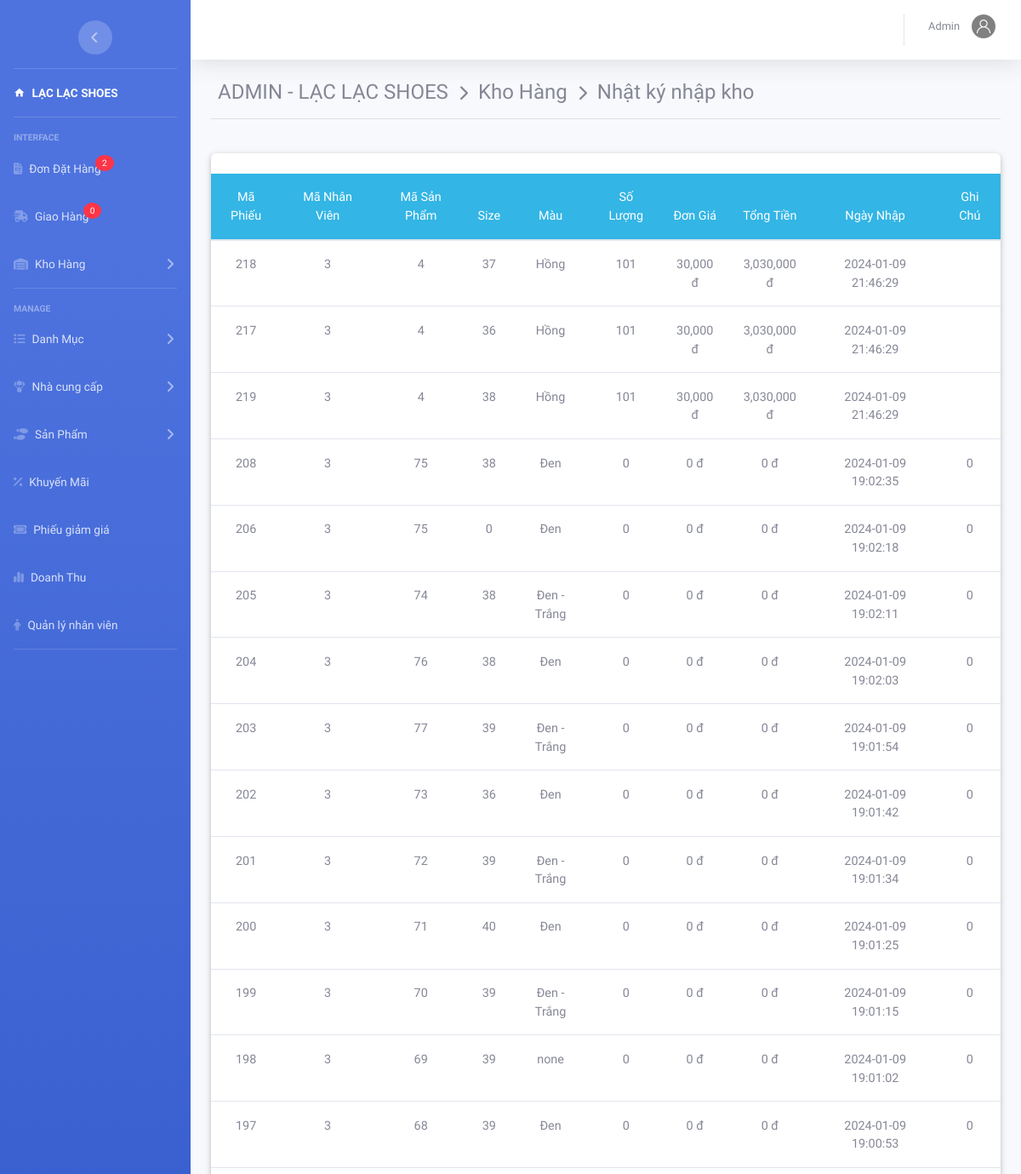
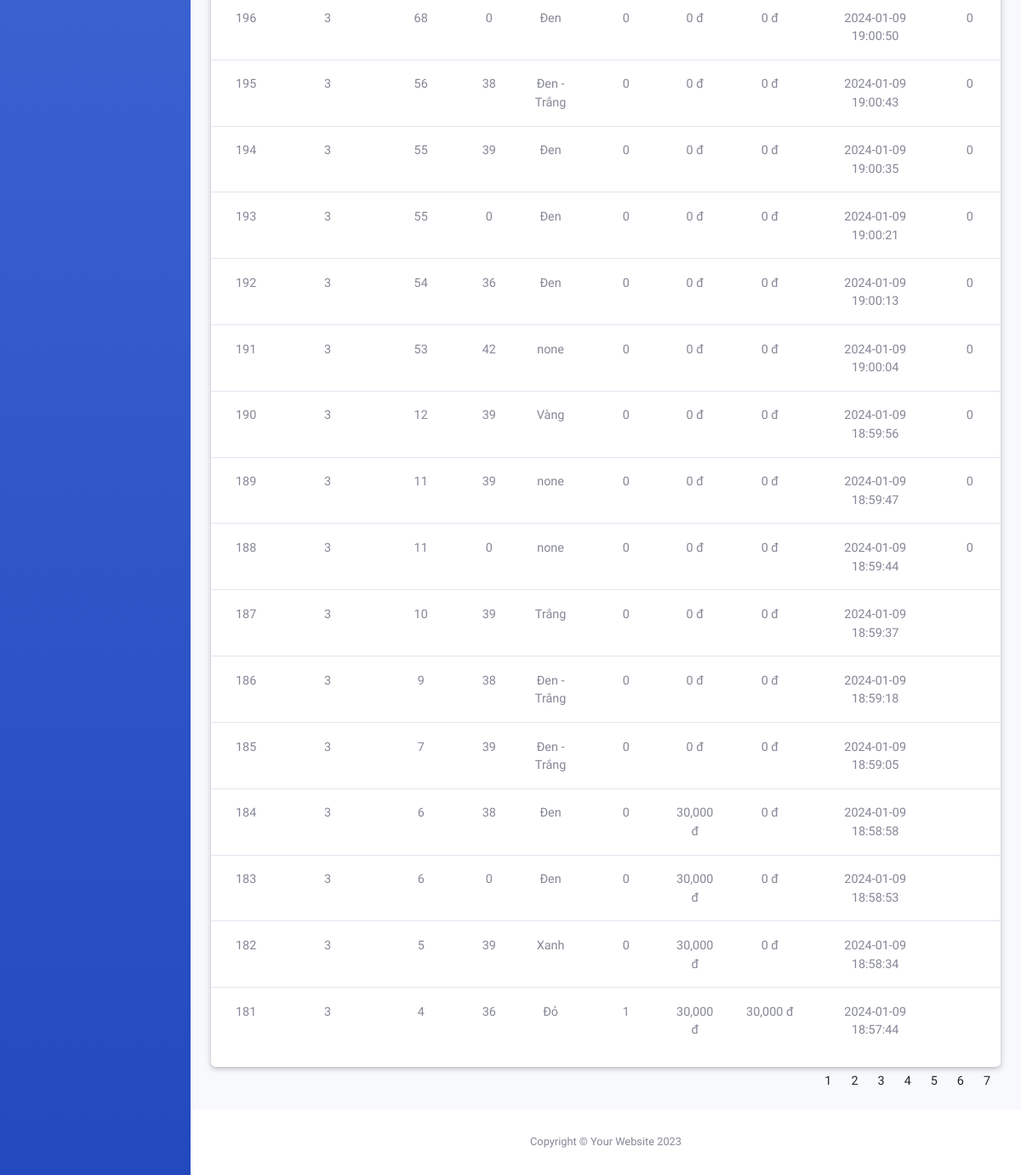
Page /admin/index.php?action=kho&view=nhatky (signed in) on the committed database (2 pictures, top to bottom).
### tables this page shows
CREATE TABLE `phieunhap` (
  `MaPN` int(11) NOT NULL,
  `MaNV` int(11) NOT NULL,
  `MaSP` int(11) NOT NULL,
  `SoLuong` int(11) NOT NULL,
  `DonGia` decimal(10,0) DEFAULT NULL,
  `TongTien` decimal(10,0) NOT NULL,
  `NgayNhap` datetime NOT NULL DEFAULT current_timestamp(),
  `Note` varchar(100) DEFAULT NULL,
  `Size` int(11) NOT NULL,
  `Mau` varchar(50) NOT NULL
);

### admin/kho/nhatky.php (the view, shortened to what this page needs)
<?php
    if(isset($_GET['trang'])){
        $trang=$_GET['trang'];
    }
    else{ $trang=1;}
    $from =($trang-1)*30;
	$sql="select * from phieunhap Order by NgayNhap DESC limit $from,30";
	$rs=mysqli_query($conn,$sql);
?>
<div class="container-fluid">
	<div class="page-header">
	  <h4 class="page-title">
	     ADMIN - LẠC LẠC SHOES &#160;<i class="fas fa-chevron-right" style="font-size: 18px"></i>&#160; Kho Hàng &#160;<i class="fas fa-chevron-right" style="font-size: 18px"></i>&#160; Nhật ký nhập kho</h4>
	</div><hr><br>
	<div class="row">
      <div class="col-md-12 grid-margin stretch-card">
        <div class="card">
		<br>
             <table class="table table-hover  text-center " >
				<thead class="badge-info">
					<tr>
						<th>Mã Phiếu</th> <th>Mã Nhân Viên</th><th>Mã Sản Phẩm</th><th>Size</th><th>Màu</th><th>Số Lượng</th><th>Đơn Giá</th><th>Tổng Tiền</th>
						<th>Ngày Nhập</th> <th>Ghi Chú</th>
					</tr>
				</thead>
				<tbody>
			 		<?php
				 	while ($row=mysqli_fetch_array($rs)) { ?>
						<tr>
							<td><?php echo $row['MaPN']; ?></td>
							<td><?php echo $row['MaNV']; ?></td>
							<td><?php echo $row['MaSP']; ?></td>
							<td><?php echo $row['Size']; ?></td>
							<td><?php echo $row['Mau']; ?></td>
							<td><?php echo $row['SoLuong']; ?></td>
							<td><?php echo number_format($row['DonGia']).' đ'; ?></td>
							<td><?php echo number_format($row['TongTien']).' đ'; ?></td>
							<td><?php echo $row['NgayNhap']; ?></td>
							<td><?php echo $row['Note']; ?></td>
						</tr>
		 			<?php	} ?>
				</tbody>
			</table>
            </div>
          </div>
      </div>
      <div class="row m-auto">
				<?php
					$ds_spn1b="select * from phieunhap Order by NgayNhap DESC";
		            $query_dssp2=mysqli_query($conn,$ds_spn1b);
		            $sosp=mysqli_num_rows($query_dssp2);
		            $sotrang = ceil($sosp/30); ?>
			     	<ul class="pagination justify-content-center">
				         <?php for($x=1;$x<=$sotrang;$x++){ ?>
							          <li class="page-item">
							          	  <a class="page-link " href="index.php?action=kho&view=nhatky&trang=<?php echo $x ?>"><?php echo $x ;?></a>
							          </li>
						  <?php
						      } ?>
			      	</ul>
			</div>
</div>

### rows in the picture
phieunhap: MaPN "218", MaNV "3", MaSP "4", Size "37", Mau "Hồng", SoLuong "101", DonGia "30,000", TongTien "3,030,000", NgayNhap "2024-01-09 21:46:29"
phieunhap: MaPN "217", MaNV "3", MaSP "4", Size "36", Mau "Hồng", SoLuong "101", DonGia "30,000", TongTien "3,030,000", NgayNhap "2024-01-09 21:46:29"
phieunhap: MaPN "219", MaNV "3", MaSP "4", Size "38", Mau "Hồng", SoLuong "101", DonGia "30,000", TongTien "3,030,000", NgayNhap "2024-01-09 21:46:29"
phieunhap: MaPN "208", MaNV "3", MaSP "75", Size "38", Mau "Đen", SoLuong "0", DonGia "0", TongTien "0", NgayNhap "2024-01-09 19:02:35", Note "0"
phieunhap: MaPN "206", MaNV "3", MaSP "75", Size "0", Mau "Đen", SoLuong "0", DonGia "0", TongTien "0", NgayNhap "2024-01-09 19:02:18", Note "0"
phieunhap: MaPN "205", MaNV "3", MaSP "74", Size "38", Mau "Đen - Trắng", SoLuong "0", DonGia "0", TongTien "0", NgayNhap "2024-01-09 19:02:11", Note "0"
phieunhap: MaPN "204", MaNV "3", MaSP "76", Size "38", Mau "Đen", SoLuong "0", DonGia "0", TongTien "0", NgayNhap "2024-01-09 19:02:03", Note "0"
phieunhap: MaPN "203", MaNV "3", MaSP "77", Size "39", Mau "Đen - Trắng", SoLuong "0", DonGia "0", TongTien "0", NgayNhap "2024-01-09 19:01:54", Note "0"
phieunhap: MaPN "202", MaNV "3", MaSP "73", Size "36", Mau "Đen", SoLuong "0", DonGia "0", TongTien "0", NgayNhap "2024-01-09 19:01:42", Note "0"
phieunhap: MaPN "201", MaNV "3", MaSP "72", Size "39", Mau "Đen - Trắng", SoLuong "0", DonGia "0", TongTien "0", NgayNhap "2024-01-09 19:01:34", Note "0"
phieunhap: MaPN "200", MaNV "3", MaSP "71", Size "40", Mau "Đen", SoLuong "0", DonGia "0", TongTien "0", NgayNhap "2024-01-09 19:01:25", Note "0"
phieunhap: MaPN "199", MaNV "3", MaSP "70", Size "39", Mau "Đen - Trắng", SoLuong "0", DonGia "0", TongTien "0", NgayNhap "2024-01-09 19:01:15", Note "0"
phieunhap: MaPN "198", MaNV "3", MaSP "69", Size "39", Mau "none", SoLuong "0", DonGia "0", TongTien "0", NgayNhap "2024-01-09 19:01:02", Note "0"
phieunhap: MaPN "197", MaNV "3", MaSP "68", Size "39", Mau "Đen", SoLuong "0", DonGia "0", TongTien "0", NgayNhap "2024-01-09 19:00:53", Note "0"
phieunhap: MaPN "196", MaNV "3", MaSP "68", Size "0", Mau "Đen", SoLuong "0", DonGia "0", TongTien "0", NgayNhap "2024-01-09 19:00:50", Note "0"
phieunhap: MaPN "195", MaNV "3", MaSP "56", Size "38", Mau "Đen - Trắng", SoLuong "0", DonGia "0", TongTien "0", NgayNhap "2024-01-09 19:00:43", Note "0"
phieunhap: MaPN "194", MaNV "3", MaSP "55", Size "39", Mau "Đen", SoLuong "0", DonGia "0", TongTien "0", NgayNhap "2024-01-09 19:00:35", Note "0"
phieunhap: MaPN "193", MaNV "3", MaSP "55", Size "0", Mau "Đen", SoLuong "0", DonGia "0", TongTien "0", NgayNhap "2024-01-09 19:00:21", Note "0"
phieunhap: MaPN "192", MaNV "3", MaSP "54", Size "36", Mau "Đen", SoLuong "0", DonGia "0", TongTien "0", NgayNhap "2024-01-09 19:00:13", Note "0"
phieunhap: MaPN "191", MaNV "3", MaSP "53", Size "42", Mau "none", SoLuong "0", DonGia "0", TongTien "0", NgayNhap "2024-01-09 19:00:04", Note "0"
phieunhap: MaPN "190", MaNV "3", MaSP "12", Size "39", Mau "Vàng", SoLuong "0", DonGia "0", TongTien "0", NgayNhap "2024-01-09 18:59:56", Note "0"
phieunhap: MaPN "189", MaNV "3", MaSP "11", Size "39", Mau "none", SoLuong "0", DonGia "0", TongTien "0", NgayNhap "2024-01-09 18:59:47", Note "0"
phieunhap: MaPN "188", MaNV "3", MaSP "11", Size "0", Mau "none", SoLuong "0", DonGia "0", TongTien "0", NgayNhap "2024-01-09 18:59:44", Note "0"
phieunhap: MaPN "187", MaNV "3", MaSP "10", Size "39", Mau "Trắng", SoLuong "0", DonGia "0", TongTien "0", NgayNhap "2024-01-09 18:59:37"
phieunhap: MaPN "186", MaNV "3", MaSP "9", Size "38", Mau "Đen - Trắng", SoLuong "0", DonGia "0", TongTien "0", NgayNhap "2024-01-09 18:59:18"
phieunhap: MaPN "185", MaNV "3", MaSP "7", Size "39", Mau "Đen - Trắng", SoLuong "0", DonGia "0", TongTien "0", NgayNhap "2024-01-09 18:59:05"
phieunhap: MaPN "184", MaNV "3", MaSP "6", Size "38", Mau "Đen", SoLuong "0", DonGia "30,000", TongTien "0", NgayNhap "2024-01-09 18:58:58"
phieunhap: MaPN "183", MaNV "3", MaSP "6", Size "0", Mau "Đen", SoLuong "0", DonGia "30,000", TongTien "0", NgayNhap "2024-01-09 18:58:53"
phieunhap: MaPN "182", MaNV "3", MaSP "5", Size "39", Mau "Xanh", SoLuong "0", DonGia "30,000", TongTien "0", NgayNhap "2024-01-09 18:58:34"
phieunhap: MaPN "181", MaNV "3", MaSP "4", Size "36", Mau "Đỏ", SoLuong "1", DonGia "30,000", TongTien "30,000", NgayNhap "2024-01-09 18:57:44"

### other values in the picture
$dem "2"
$dem "0"
$nv['TenNV'] "Admin"
